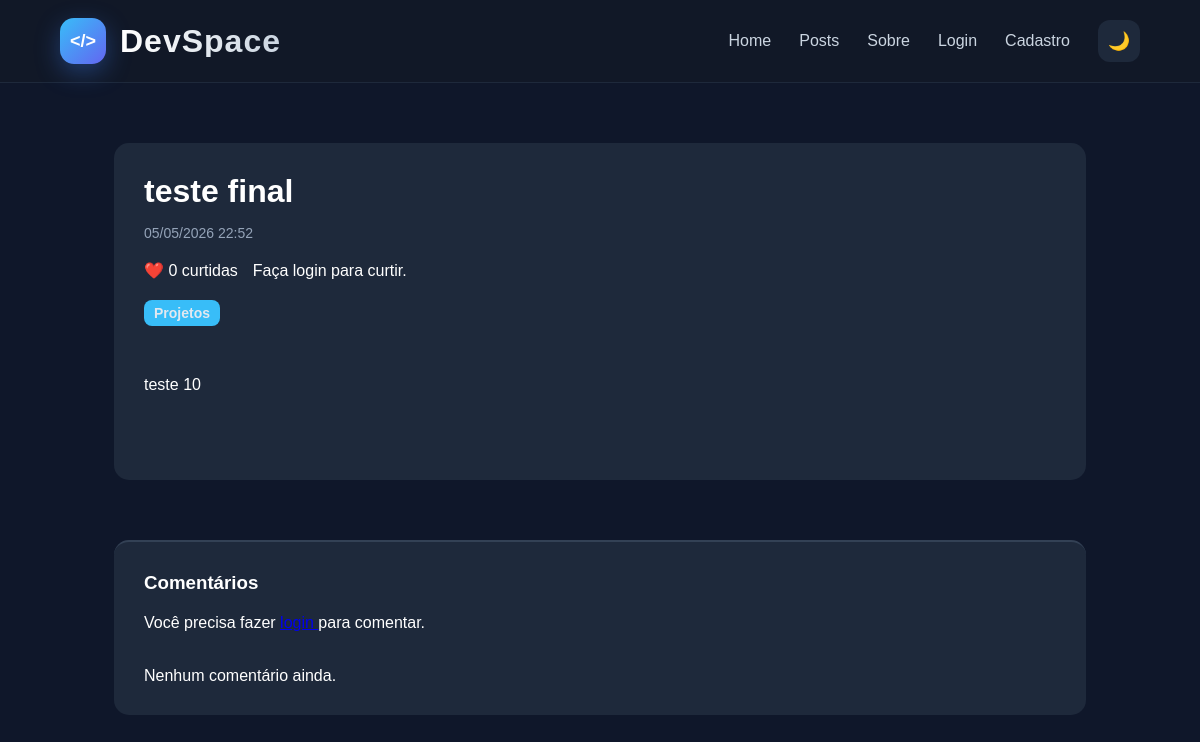
Before: /post/teste-final/ with the older database file.
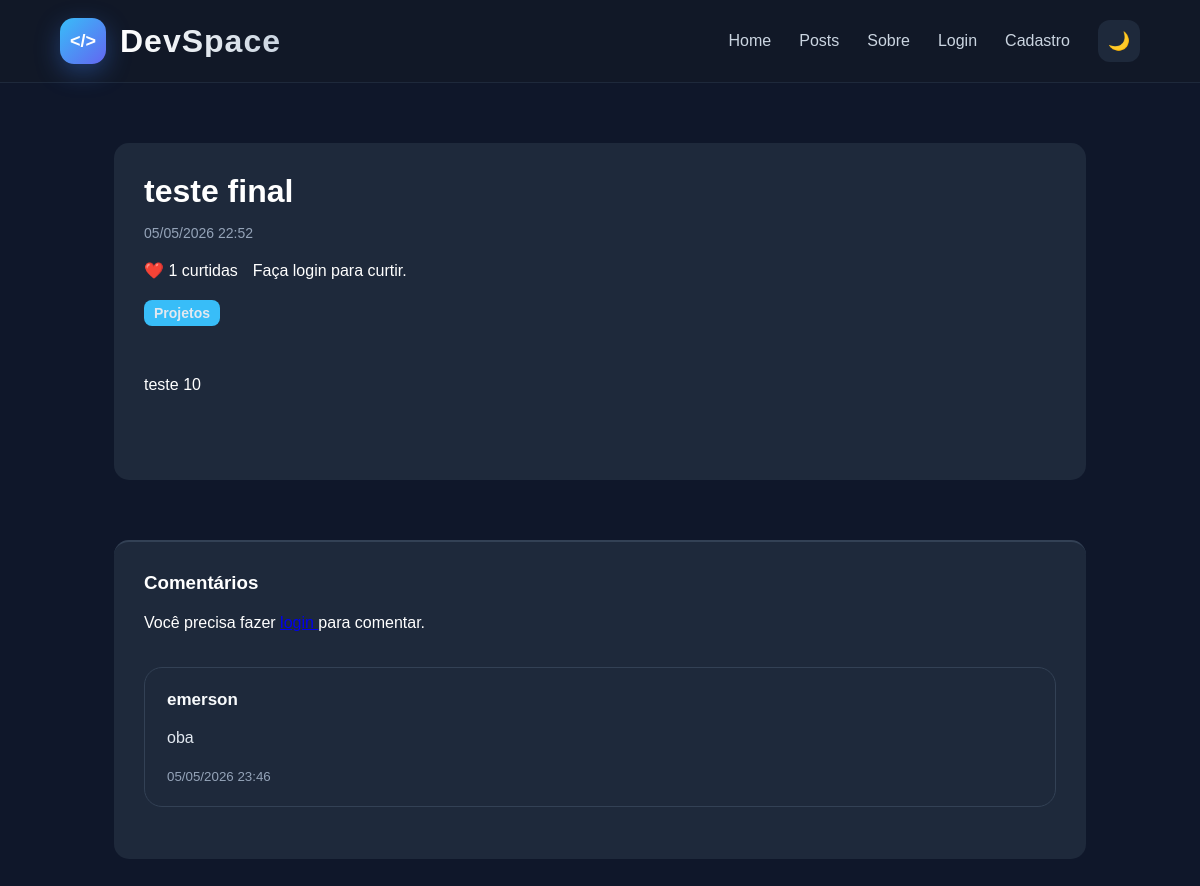
After: the same page with the newer database file.
### blog/models.py (models this page shows, shortened)
class Post(models.Model):
    titulo = models.CharField(
        max_length=200
    )
    conteudo = models.TextField()
    data_criacao = models.DateTimeField(
        auto_now_add=True
    )
    slug = models.SlugField(
        unique=True
    )
    categoria = models.ForeignKey(
        Categoria,
        on_delete=models.CASCADE,
        null=True,
        blank=True
    )
    likes = models.ManyToManyField(
        User,
        related_name='liked_posts',
        blank=True
    )
    imagem = models.ImageField(
        upload_to='posts/',
        null=True,
        blank=True
    )
    def total_likes(self):
        return self.likes.count()

class Categoria(models.Model):
    nome = models.CharField(
        max_length=100
    )

class Comment(models.Model):
    post = models.ForeignKey(
        Post,
        on_delete=models.CASCADE,
        related_name='comments'
    )
    usuario = models.ForeignKey(
        User,
        on_delete=models.CASCADE
    )
    texto = models.TextField()
    data_criacao = models.DateTimeField(
        auto_now_add=True
    )

### blog/views.py (the view, shortened to what this page needs)
def post_detail(request, slug):
    post = get_object_or_404(
        Post,
        slug=slug
    )
    comments = post.comments.order_by(
        '-data_criacao'
    )
    return render(
        request,
        'post_detail.html',
        {
            'post': post,
            'comments': comments
        }
    )

### blog/templates/post_detail.html (shortened to what this page needs)
{% extends 'base.html' %}
{% block content %}
<div class="container">
    <div class="post-detail">
        <h1>
            {{ post.titulo }}
        </h1>
        <p class="post-date">
            {{ post.data_criacao|date:"d/m/Y H:i" }}
        </p>
        <div class="likes">
            <p>
                ❤️ {{ post.total_likes }} curtidas
            </p>
            {% if user.is_authenticated %}
            <a href="{% url 'like_post' post.slug %}">
                {% if user in post.likes.all %}
                Descurtir
                {% else %}
                Curtir
                {% endif %}
            </a>
            {% else %}
            <p>
                Faça login para curtir.
            </p>
            {% endif %}
        </div>
        <a class="post-category" href="/posts/?categoria={{ post.categoria.nome }}">
            {{ post.categoria.nome }}
        </a>
        <div class="post-content">
            {{ post.conteudo }}
        </div>
    </div>
    <div class="comments-section">
        <h3>
            Comentários
        </h3>
        {% if user.is_authenticated %}
        <form method="POST">
            {% csrf_token %}
            <textarea name="texto" placeholder="Seu comentário" required></textarea>
            <button type="submit">
                Enviar
            </button>
        </form>
        {% else %}
        <p>
            Você precisa fazer
            <a href="/usuarios/login/">
            </a>
            para comentar.
        </p>
        {% endif %}
        <div class="comments">
            {% for comment in comments %}
            <div class="comment">
                <a class="comment-user" href="/usuarios/perfil/{{ comment.usuario.username }}/">
                    {{ comment.usuario.username }}
                </a>
                <p>
                    {{ comment.texto }}
                </p>
                <small>
                    {{ comment.data_criacao|date:"d/m/Y H:i" }}
                </small>
            </div>
            {% empty %}
            <p>
                Nenhum comentário ainda.
            </p>
            {% endfor %}
        </div>
    </div>
</div>
{% endblock %}

### blog/templates/base.html (shortened to what this page needs)
{% load static %}
<!DOCTYPE html>
<html lang="pt-br">
<head>
    <link rel="stylesheet" href="{% static 'css/style.css' %}?v=2">
</head>
<body>
    <header>
        <div class="container nav-container">
            <a href="/" class="logo">
                <span class="logo-icon">
                    &lt;/&gt;
                </span>
                <span class="logo-text">
                </span>
            </a>
            <ul class="nav-links">
                <li>
                    <a href="/">
                        Home
                    </a>
                </li>
                <li>
                    <a href="/posts/">
                        Posts
                    </a>
                </li>
                <li>
                    <a href="/sobre/">
                        Sobre
                    </a>
                </li>
                {% if user.is_authenticated %}
                <li>
                    <a href="/usuarios/perfil/">
                        Perfil
                    </a>
                </li>
                <li>
                    <a href="/usuarios/logout/">
                        Sair
                    </a>
                </li>
                {% else %}
                <li>
                    <a href="/usuarios/login/">
                        Login
                    </a>
                </li>
                <li>
                    <a href="/usuarios/cadastro/">
                        Cadastro
                    </a>
                </li>
                {% endif %}
                <li>
                    <button id="theme-toggle">
                        🌙
                    </button>
                </li>
            </ul>
        </div>
    </header>
    <main class="container">
        {% block content %}
        {% endblock %}
    </main>
</body>
</html>

### blog/static/css/style.css (style rules this page uses)
* { margin: 0; padding: 0; box-sizing: border-box; }
body { background-color: #0f172a; color: white; font-family: Arial, Helvetica, sans-serif; transition: 0.3s; }
.container { width: 90%; max-width: 1200px; margin: auto; }
header { background: #111827; border-bottom: 1px solid #1e293b; padding: 18px 0; position: sticky; top: 0; z-index: 1000; backdrop-filter: blur(10px); }
.nav-container { display: flex; align-items: center; justify-content: space-between; }
.logo { display: flex; align-items: center; gap: 14px; text-decoration: none; }
.logo-icon { width: 46px; height: 46px; border-radius: 14px; background: linear-gradient( 135deg, #38bdf8, #6366f1 ); display: flex; align-items: center; justify-content: center; color: white; font-size: 18px; font-weight: bold; box-shadow: 0 8px 25px rgba( 59, 130, 246, 0.35 ); transition: 0.3s; flex-shrink: 0; }
.logo-text { font-size: 32px; font-weight: 900; letter-spacing: 1px; line-height: 1; font-family: Arial, Helvetica, sans-serif; background: linear-gradient( 90deg, #ffffff, #cbd5e1 ); background-clip: text; -webkit-background-clip: text; color: transparent; -webkit-text-fill-color: transparent; transition: 0.3s; }
.logo, .logo:hover, .logo:visited, .logo:active { text-decoration: none; }
.nav-links { display: flex; align-items: center; gap: 28px; list-style: none; }
.nav-links a { color: #cbd5e1; text-decoration: none; font-size: 16px; transition: 0.3s; position: relative; }
.nav-links a::after { content: ''; position: absolute; left: 0; bottom: -6px; width: 0%; height: 2px; background: #38bdf8; transition: 0.3s; }
#theme-toggle { background: #1e293b; border: none; width: 42px; height: 42px; border-radius: 12px; cursor: pointer; font-size: 18px; transition: 0.3s; color: white; }
main { padding: 60px 0; }
.post-date { font-size: 14px; color: #94a3b8; margin-bottom: 10px; }
.post-category { display: inline-block; background-color: #38bdf8; color: #e2e8f0 !important; padding: 5px 10px; border-radius: 8px; text-decoration: none; font-size: 14px; margin-bottom: 15px; font-weight: bold; }
.post-detail h1 { margin-bottom: 15px; }
.post-content { margin-top: 30px; line-height: 1.8; margin-bottom: 50px; }
.comments-section { margin-top: 60px; padding-top: 30px; border-top: 2px solid #334155; }
.comments-section h3 { margin-bottom: 20px; }
.comment { background-color: #1e293b; padding: 15px; border-radius: 10px; margin-bottom: 15px; }
.comment small { display: block; margin-top: 12px; color: #94a3b8; }
.likes { margin: 20px 0; display: flex; gap: 15px; align-items: center; }
.post-detail { background-color: #1e293b; padding: 30px; border-radius: 15px; }
.comments-section { background-color: #1e293b; padding: 30px; border-radius: 15px; }
.comments-section > p { margin-bottom: 30px; }
.comment-user { color: #f8fafc; text-decoration: none; font-weight: bold; display: inline-block; margin-bottom: 12px; transition: 0.3s; }
.comments { margin-top: 35px; }
.comment { background: #1e293b; border: 1px solid #334155; border-radius: 18px; padding: 22px; margin-bottom: 22px; transition: 0.3s; }
.comment strong, .comment-user { display: inline-block; margin-bottom: 14px; font-size: 17px; }
.comment p { color: #e2e8f0; margin-bottom: 18px; line-height: 1.7; }
.comment small { color: #94a3b8; display: block; margin-top: 12px; }

Changed rows visible on the page:
computed for Post "teste final": total_likes "0" → "1"
added Comment: usuario.username "emerson", texto "oba", data_criacao "05/05/2026 23:46"
Other visible differences:
text no longer shown: "Nenhum comentário ainda."
